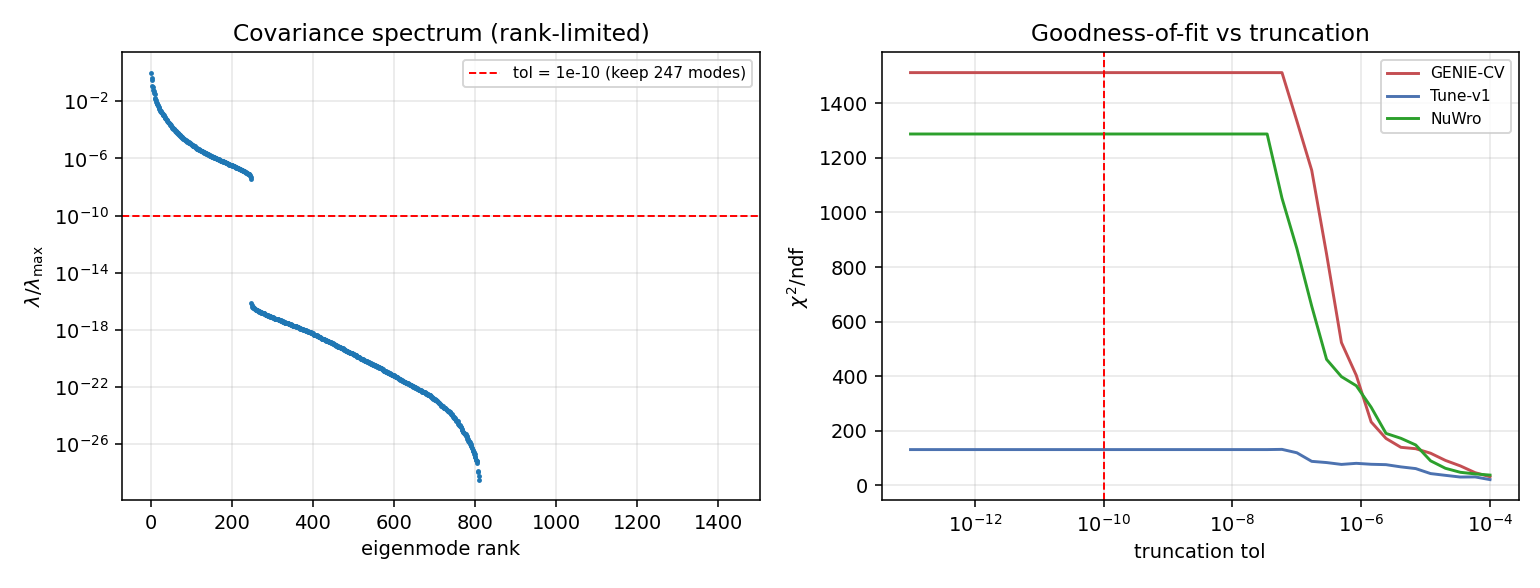

Here is the Python script that generated this plot:
#!/usr/bin/env python3
"""Rigorous 3D data-vs-generator goodness-of-fit with the full covariance.

The 3D UQ campaign produced the reported-bin covariance
`uq_3d/universe_stage2_3d/uq_universe_3d_covariance.root:hCov_combined3d_total`
(C_syst + C_stat + C_ML, 1431 x 1431, on the mask cv>0 / C-order ravel of
(pt,pz,eavail)). This script forms the chi^2 of each generator against the
unfolded data on that grid.

WHY NOT raw pinv: the covariance is built from a finite ensemble (187 universes
+ 100 bootstrap + 10 seed), so its rank (~247) is far below 1431 -- it has a
large null space. A raw inverse/pseudo-inverse either blows up or silently drops
the null directions (carrying the model residual there for free), which is the
mistake the UQ docs warn against. Instead we use a TRUNCATED-SPECTRAL chi^2:
eigendecompose C = sum_k lambda_k v_k v_k^T, keep the modes with
lambda_k > tol * lambda_max, and

    chi2 = sum_{k kept} (v_k . r)^2 / lambda_k ,   ndf = n_kept ,   r = data-model

This is the chi^2 in the subspace the data actually constrains. We also report
the fraction of ||r||^2 that lives OUTSIDE the kept subspace (unconstrained by
the covariance -- honest caveat), sweep the truncation to show stability, and
give the diagonal-only chi^2 as a reference. The per-axis projected chi^2
(overlay_generators_band.py, full-rank 14/16/6-bin covariances) is the stable,
interpretable companion to this full-3D number.

Run in the analysis env (root_6_28):
  python compare_3d_fullcov.py \
    --data ../xsec_3d_MEFHC_5iter_lgbm.root \
    --cov uq_3d/universe_stage2_3d/uq_universe_3d_covariance.root:hCov_combined3d_total \
    --generator GENIE-CV:genie_cv_xsec3d.root \
    --generator Tune-v1:model_tunev1_xsec3d.root \
    --generator NuWro:nuwro_cv_xsec3d.root \
    --out compare_3d_fullcov

Paths in --cov are resolved relative to the 3d-unfolding directory.
"""
import argparse
import os

import matplotlib
matplotlib.use("Agg")
import matplotlib.pyplot as plt
import numpy as np
import ROOT

ROOT.gROOT.SetBatch(True)
_D3 = os.path.dirname(os.path.dirname(os.path.abspath(__file__)))


def _resolve(path):
    if os.path.isabs(path) or os.path.exists(path):
        return path
    cand = os.path.join(_D3, path)
    return cand if os.path.exists(cand) else path


def load_xsec3d(path):
    ROOT.gErrorIgnoreLevel = ROOT.kError
    f = ROOT.TFile.Open(path)
    if not f or f.IsZombie():
        raise SystemExit(f"cannot open {path}")
    h = f.Get("hXSec3D")
    if not h:
        raise SystemExit(f"hXSec3D missing in {path}")
    nx, ny, nz = h.GetNbinsX(), h.GetNbinsY(), h.GetNbinsZ()
    a = np.zeros((nx, ny, nz))
    for ix in range(nx):
        for iy in range(ny):
            for iz in range(nz):
                a[ix, iy, iz] = h.GetBinContent(ix + 1, iy + 1, iz + 1)
    f.Close()
    return a


def load_cov(spec):
    path, _, hist = spec.partition(":")
    path = _resolve(path)
    hist = hist or "hCov_combined3d_total"
    ROOT.gErrorIgnoreLevel = ROOT.kError
    f = ROOT.TFile.Open(path)
    h = f.Get(hist)
    if not h:
        raise SystemExit(f"missing {hist} in {path}")
    n = h.GetNbinsX()
    C = np.zeros((n, n))
    for i in range(n):
        for j in range(n):
            C[i, j] = h.GetBinContent(i + 1, j + 1)
    f.Close()
    return C


def truncated_chi2(r, evals, evecs, tol):
    """chi^2 in the subspace of eigenmodes with lambda > tol*lambda_max.
    Returns (chi2, ndf, captured_fraction_of_r2)."""
    lmax = evals.max()
    keep = evals > tol * lmax
    proj = evecs.T @ r                      # components of r in the eigenbasis
    chi2 = float(np.sum(proj[keep] ** 2 / evals[keep]))
    r2 = float(r @ r)
    captured = float(np.sum(proj[keep] ** 2) / r2) if r2 > 0 else 1.0
    return chi2, int(keep.sum()), captured


def main():
    ap = argparse.ArgumentParser()
    ap.add_argument("--data", required=True)
    ap.add_argument("--cov",
                    default="uq_3d/universe_stage2_3d/uq_universe_3d_covariance.root:hCov_combined3d_total")
    ap.add_argument("--generator", action="append", default=[], metavar="LABEL:FILE")
    ap.add_argument("--tol", type=float, default=1e-10,
                    help="headline eigenvalue truncation (fraction of lambda_max)")
    ap.add_argument("--out", default="compare_3d_fullcov")
    args = ap.parse_args()

    data3d = load_xsec3d(args.data)
    mask = (data3d > 0).ravel(order="C")
    d = data3d.ravel(order="C")[mask]
    n_rep = d.size
    C = load_cov(args.cov)
    if C.shape != (n_rep, n_rep):
        raise SystemExit(f"cov is {C.shape}, data reported bins = {n_rep}")
    print(f"[INFO] reported bins = {n_rep}; cov {C.shape}")

    # one symmetric eigendecomposition, reused for every generator + tol
    C = 0.5 * (C + C.T)
    evals, evecs = np.linalg.eigh(C)
    evals = np.clip(evals, 0, None)
    lmax = evals.max()
    hard_rank = int((evals > 1e-12 * lmax).sum())
    diagC = np.diag(C)
    print(f"[INFO] cov sqrt-trace = {np.sqrt(C.trace()):.3e}, "
          f"hard rank (>1e-12) = {hard_rank}/{n_rep}")

    tol_sweep = [1e-6, 1e-8, 1e-10, 1e-12]
    gens = []
    for spec in args.generator:
        lab, _, path = spec.partition(":")
        m = load_xsec3d(_resolve(path)).ravel(order="C")[mask]
        gens.append((lab, m))

    print("\n=== FULL-3D truncated-spectral chi^2 (data vs generator) ===")
    print(f"    reported bins {n_rep}; r = data - model; ndf = n_kept eigenmodes")
    hdr = f"  {'generator':10s} " + "".join(f"  chi2/ndf@{t:.0e}" for t in tol_sweep) \
          + "   diag chi2/ndf   ||r||_out%"
    print(hdr)
    results = {}
    for lab, m in gens:
        r = d - m
        cells = []
        for t in tol_sweep:
            chi2, ndf, cap = truncated_chi2(r, evals, evecs, t)
            cells.append(f"{chi2/ndf:7.1f}({ndf})")
            if abs(t - args.tol) < 1e-30:
                results[lab] = (chi2, ndf, cap)
        # diagonal-only reference (ignores correlations)
        ok = diagC > 0
        chi2_diag = float(np.sum(r[ok] ** 2 / diagC[ok]))
        # headline captured fraction
        _, _, cap_h = truncated_chi2(r, evals, evecs, args.tol)
        line = f"  {lab:10s} " + "".join(f"  {c:>14s}" for c in cells)
        line += f"   {chi2_diag/int(ok.sum()):9.1f}   {100*(1-cap_h):7.2f}"
        print(line)

    print(f"\n  headline (tol={args.tol:.0e}): chi2/ndf and p-value (TMath.Prob)")
    for lab, (chi2, ndf, cap) in results.items():
        p = ROOT.TMath.Prob(chi2, ndf)
        print(f"    {lab:10s}  chi2/ndf = {chi2:9.1f}/{ndf} = {chi2/ndf:6.2f}"
              f"   p = {p:.2e}   (captures {100*cap:.1f}% of ||r||^2)")

    # ---- diagnostic plot: eigenvalue spectrum + chi2/ndf vs truncation ----
    fig, axs = plt.subplots(1, 2, figsize=(11, 4.2))
    axs[0].semilogy(np.arange(1, n_rep + 1), evals[::-1] / lmax, ".", ms=3)
    axs[0].axhline(args.tol, color="r", ls="--", lw=1,
                   label=f"tol = {args.tol:.0e} (keep {results and list(results.values())[0][1]} modes)")
    axs[0].set_xlabel("eigenmode rank"); axs[0].set_ylabel(r"$\lambda/\lambda_{\max}$")
    axs[0].set_title("Covariance spectrum (rank-limited)")
    axs[0].legend(fontsize=8); axs[0].grid(alpha=0.3)
    fine = np.logspace(-13, -4, 40)
    colors = ["#C44E52", "#4C72B0", "#2ca02c", "#9467bd"]
    for i, (lab, m) in enumerate(gens):
        r = d - m
        y = [truncated_chi2(r, evals, evecs, t)[0] / max(truncated_chi2(r, evals, evecs, t)[1], 1)
             for t in fine]
        axs[1].semilogx(fine, y, color=colors[i % len(colors)], label=lab)
    axs[1].axvline(args.tol, color="r", ls="--", lw=1)
    axs[1].set_xlabel("truncation tol"); axs[1].set_ylabel(r"$\chi^2/$ndf")
    axs[1].set_title("Goodness-of-fit vs truncation")
    axs[1].legend(fontsize=8); axs[1].grid(alpha=0.3)
    fig.tight_layout()
    out = f"{args.out}.png"
    fig.savefig(out, dpi=140)
    print(f"\n[wrote] {out}")


if __name__ == "__main__":
    main()
